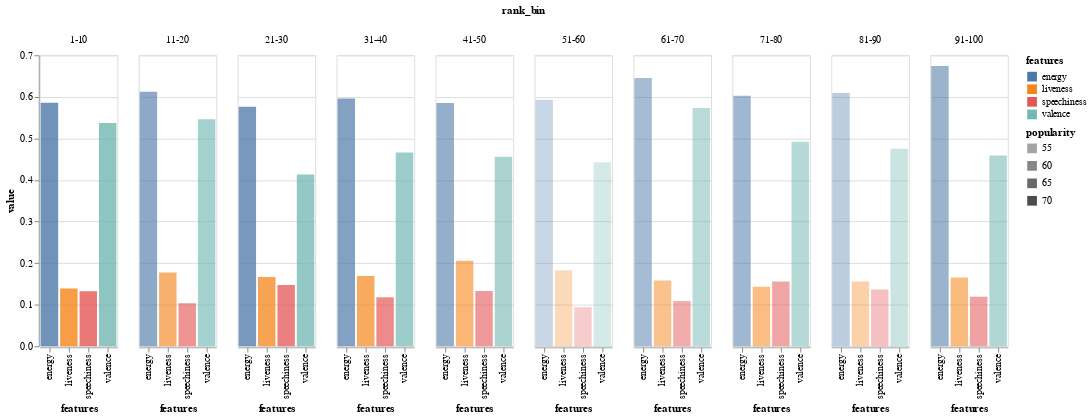

Here is the notebook cell this chart was saved with:
### Code cell
hits_c1 = hits[hits['Year'].isin(year_input)]
hits_c1_bin = hits_c1.groupby('rank_bin').mean().reset_index()
hits_c1_bin = hits_c1_bin[['rank_bin','energy','popularity','speechiness','liveness','valence']].set_index(['rank_bin','popularity']).stack().reset_index(name='value').rename(columns={'level_2':'features'})

alt.Chart(hits_c1_bin).mark_bar().encode(
    x='features:N',
    y=alt.Y('value',scale=alt.Scale(zero=False)),
    column='rank_bin:N',
    color='features:N',
    opacity='popularity:Q'
)

### Figure 1 — Vega-Lite specification as saved in the notebook (floating-point values rounded to 4 significant figures)
{"config": {"view": {"continuousWidth": 400, "continuousHeight": 300}}, "data": {"name": "data-97cefe4fdba1f97cde0f2b0c998e832d"}, "mark": "bar", "encoding": {"color": {"field": "features", "type": "nominal"}, "column": {"field": "rank_bin", "type": "nominal"}, "opacity": {"field": "popularity", "type": "quantitative"}, "x": {"field": "features", "type": "nominal"}, "y": {"field": "value", "scale": {"zero": false}, "type": "quantitative"}}, "$schema": "https://vega.github.io/schema/vega-lite/v4.17.0.json", "datasets": {"data-97cefe4fdba1f97cde0f2b0c998e832d": [{"rank_bin": "1-10", "popularity": 74.25, "features": "energy", "value": 0.5857}, {"rank_bin": "1-10", "popularity": 74.25, "features": "speechiness", "value": 0.1321}, {"rank_bin": "1-10", "popularity": 74.25, "features": "liveness", "value": 0.1391}, {"rank_bin": "1-10", "popularity": 74.25, "features": "valence", "value": 0.5369}, {"rank_bin": "11-20", "popularity": 67.15, "features": "energy", "value": 0.6123}, {"rank_bin": "11-20", "popularity": 67.15, "features": "speechiness", "value": 0.1036}, {"rank_bin": "11-20", "popularity": 67.15, "features": "liveness", "value": 0.1776}, {"rank_bin": "11-20", "popularity": 67.15, "features": "valence", "value": 0.546}, {"rank_bin": "21-30", "popularity": 72.15, "features": "energy", "value": 0.5761}, {"rank_bin": "21-30", "popularity": 72.15, "features": "speechiness", "value": 0.1474}, {"rank_bin": "21-30", "popularity": 72.15, "features": "liveness", "value": 0.1669}, {"rank_bin": "21-30", "popularity": 72.15, "features": "valence", "value": 0.4134}, {"rank_bin": "31-40", "popularity": 69.5, "features": "energy", "value": 0.5958}, {"rank_bin": "31-40", "popularity": 69.5, "features": "speechiness", "value": 0.1179}, {"rank_bin": "31-40", "popularity": 69.5, "features": "liveness", "value": 0.169}, {"rank_bin": "31-40", "popularity": 69.5, "features": "valence", "value": 0.4663}, {"rank_bin": "41-50", "popularity": 65.45, "features": "energy", "value": 0.5851}, {"rank_bin": "41-50", "popularity": 65.45, "features": "speechiness", "value": 0.1331}, {"rank_bin": "41-50", "popularity": 65.45, "features": "liveness", "value": 0.2061}, {"rank_bin": "41-50", "popularity": 65.45, "features": "valence", "value": 0.4557}, {"rank_bin": "51-60", "popularity": 52.55, "features": "energy", "value": 0.5931}, {"rank_bin": "51-60", "popularity": 52.55, "features": "speechiness", "value": 0.09398}, {"rank_bin": "51-60", "popularity": 52.55, "features": "liveness", "value": 0.1827}, {"rank_bin": "51-60", "popularity": 52.55, "features": "valence", "value": 0.4429}, {"rank_bin": "61-70", "popularity": 61.05, "features": "energy", "value": 0.6455}, {"rank_bin": "61-70", "popularity": 61.05, "features": "speechiness", "value": 0.1087}, {"rank_bin": "61-70", "popularity": 61.05, "features": "liveness", "value": 0.1583}, {"rank_bin": "61-70", "popularity": 61.05, "features": "valence", "value": 0.5733}, {"rank_bin": "71-80", "popularity": 62.55, "features": "energy", "value": 0.6026}, {"rank_bin": "71-80", "popularity": 62.55, "features": "speechiness", "value": 0.156}, {"rank_bin": "71-80", "popularity": 62.55, "features": "liveness", "value": 0.143}, {"rank_bin": "71-80", "popularity": 62.55, "features": "valence", "value": 0.4919}, {"rank_bin": "81-90", "popularity": 55.7, "features": "energy", "value": 0.6093}, {"rank_bin": "81-90", "popularity": 55.7, "features": "speechiness", "value": 0.1369}, {"rank_bin": "81-90", "popularity": 55.7, "features": "liveness", "value": 0.1561}, {"rank_bin": "81-90", "popularity": 55.7, "features": "valence", "value": 0.475}, {"rank_bin": "91-100", "popularity": 63.75, "features": "energy", "value": 0.6744}, {"rank_bin": "91-100", "popularity": 63.75, "features": "speechiness", "value": 0.1193}, {"rank_bin": "91-100", "popularity": 63.75, "features": "liveness", "value": 0.1657}, {"rank_bin": "91-100", "popularity": 63.75, "features": "valence", "value": 0.459}]}}
